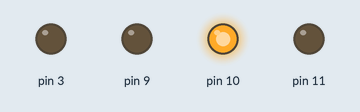
Simulated run of this sketch. Board: Arduino Uno, built with avr-gcc and run on an emulated ATmega328P. Parts: output pins drawn as LEDs (lit = HIGH). What the sketch prints to the serial monitor is not drawn.

Above: at 0.5 s.
At 2.0 s:
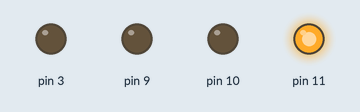
At 5.0 s:
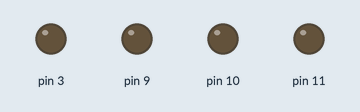
Timing chart, 0 to 9.8 s (numbered marks = the images above):
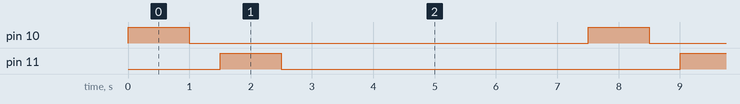

The sketch:

DJr.ino
```cpp
// DJr - DJ Jr. Robotic Project
// two wheeled balancing robot

// analogWrite on pins 3, 9, 10 and 11

#include "BNO055.h"

// Left/Right Forward/Back PWM pin assignments
#define R_F 3
#define R_B 9
#define L_F 10
#define L_B 11

void setup () {
	Serial.begin(9600);
	Serial.println("Initializing...");

	pinMode(3, OUTPUT);
	digitalWrite(3, 0);
	pinMode(9, OUTPUT);
	digitalWrite(9, 0);
	pinMode(10, OUTPUT);
	digitalWrite(10, 0);
	pinMode(11, OUTPUT);
	digitalWrite(11, 0);
}

void loop () {
	// analogWrite(L_F,128);
	// delay(1000);
	// analogWrite(L_F,0);
	// analogWrite(L_B,128);
	// delay(1000);
	// analogWrite(L_B,0);
	// analogWrite(R_F,128);
	// delay(1000);
	// analogWrite(R_F,0);
	// analogWrite(R_B,128);
	// delay(1000);
	// analogWrite(R_B,0);

	digitalWrite(10, 1);
	digitalWrite(11, 0);
	delay(1000);

	digitalWrite(10, 0);
	digitalWrite(11, 0);
	delay(500);

	digitalWrite(10, 0);
	digitalWrite(11, 1);
	delay(1000);

	digitalWrite(10, 0);
	digitalWrite(11, 0);
	delay(5000);
}
```

Source omitted: BNO055.h (18967 bytes)

Measured:
- by itself, pin 10, pin 11: alternates HIGH for 1.0 s and LOW for 6.5 s
- by itself, everything shown: repeats every 7.5 s, in 4 steps
